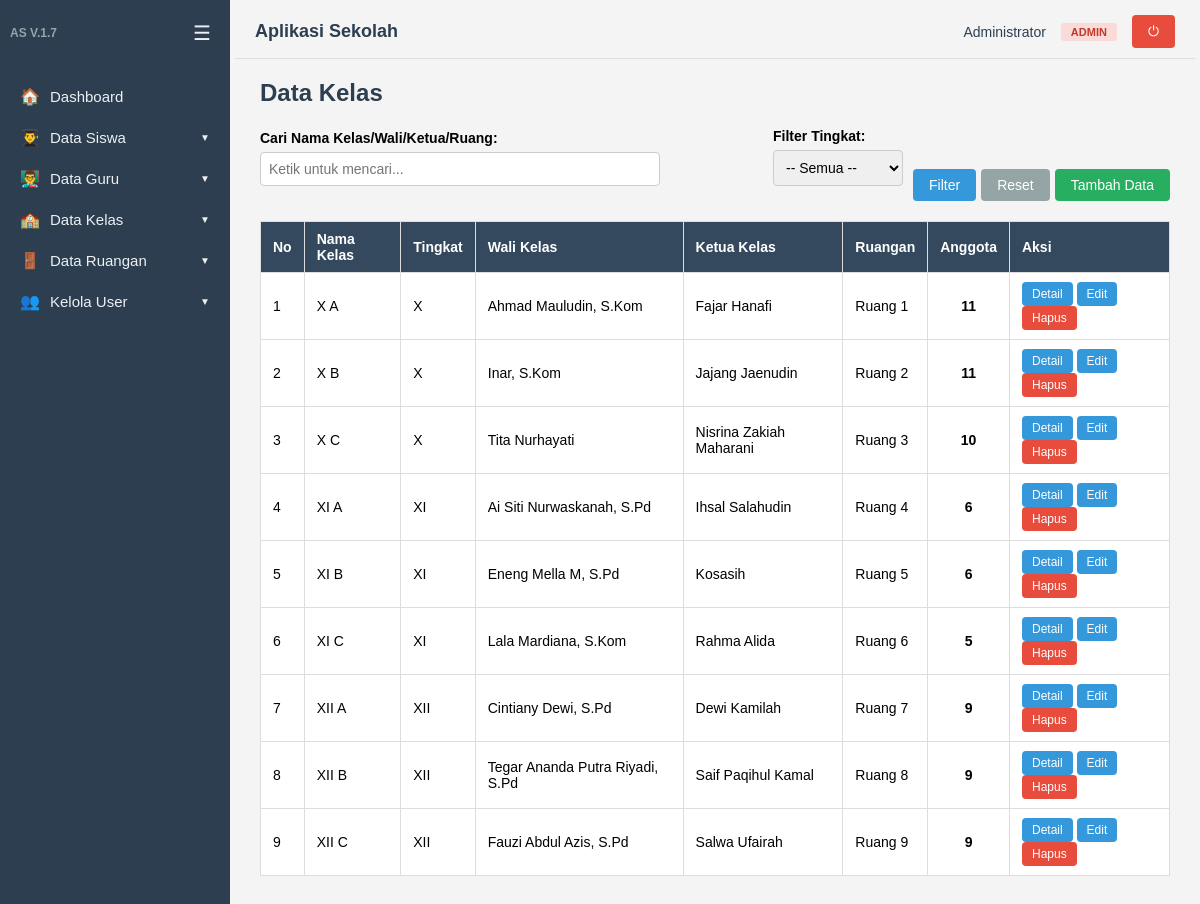
Page /kelas/tampil.php (signed in) on the committed database.
### tables this page shows
CREATE TABLE `datakelas` (
  `id_kelas` int(11) NOT NULL,
  `namakelas` varchar(100) NOT NULL,
  `tingkat` enum('X','XI','XII') NOT NULL,
  `tahunajaran` varchar(20) NOT NULL,
  `idguru` int(11) DEFAULT NULL,
  `idsiswa` int(11) DEFAULT NULL,
  `idruang` int(11) DEFAULT NULL
);

CREATE TABLE `dataguru` (
  `id` int(5) NOT NULL,
  `nama` varchar(50) NOT NULL,
  `nip` varchar(20) NOT NULL,
  `mapel` varchar(50) NOT NULL,
  `alamat` varchar(100) DEFAULT NULL,
  `foto` varchar(100) DEFAULT NULL
);

CREATE TABLE `datasiswa` (
  `id` int(5) NOT NULL,
  `nama` varchar(50) NOT NULL,
  `status` enum('aktif','tidak aktif') NOT NULL DEFAULT 'aktif',
  `tanggal_lahir` date NOT NULL,
  `alamat` varchar(100) NOT NULL,
  `foto` varchar(100) DEFAULT NULL,
  `id_kelas` int(11) DEFAULT NULL
);

CREATE TABLE `dataruang` (
  `id_ruang` int(11) NOT NULL,
  `nama_ruang` varchar(100) NOT NULL,
  `kapasitas` int(11) DEFAULT 0,
  `keterangan` text DEFAULT NULL,
  `foto` varchar(100) DEFAULT NULL
);

### auth.php (called while the page is built, shortened)
<?php
if (!function_exists('isLoggedIn')) {
    function isLoggedIn()
    {
        return isset($_SESSION['user_id']);
    }
}
if (!function_exists('hasRole')) {
    function hasRole($roles)
    {
        $userRole = $_SESSION['role'];
        if (is_array($roles)) {
            return in_array($userRole, $roles);
        }
        return $userRole === $roles;
    }
}

### kelas/tampil.php (the view, shortened to what this page needs)
<?php
include dirname(__DIR__) . '/auth.php';
$perPage = 10;
$page = isset($_GET['page']) ? max(1, (int)$_GET['page']) : 1;
$search = isset($_GET['search']) ? mysqli_real_escape_string($koneksi, $_GET['search']) : '';
$where = "WHERE 1=1";
$offset = ($page - 1) * $perPage;
$query = "SELECT k.*,
                 g.nama AS nama_guru,
                 s.nama AS nama_siswa,
                 r.nama_ruang,
                 (SELECT COUNT(*) FROM datasiswa WHERE id_kelas = k.id_kelas) AS anggota
          FROM datakelas k
          LEFT JOIN dataguru g ON k.idguru = g.id
          LEFT JOIN datasiswa s ON k.idsiswa = s.id
          LEFT JOIN dataruang r ON k.idruang = r.id_ruang
          $where
          ORDER BY k.tingkat, k.namakelas LIMIT $perPage OFFSET $offset";
$data = mysqli_query($koneksi, $query);
include dirname(__DIR__) . '/layout/header.php';
?>
<h2>Data Kelas</h2>
<form method="GET" style="margin-bottom: 20px; display: flex; gap: 10px; flex-wrap: wrap; align-items: end;">
    <div style="flex: 1; min-width: 200px;">
        <label>Cari Nama Kelas/Wali/Ketua/Ruang:</label><br>
        <input type="text" name="search" value="<?= htmlspecialchars($search) ?>" placeholder="Ketik untuk mencari...">
    </div>
    <div style="min-width: 130px;">
        <label>Filter Tingkat:</label><br>
        <select name="tingkat">
            <option value="">-- Semua --</option>
        </select>
    </div>
    <?php if (hasRole('admin')): ?>
    <div style="display: flex; flex-direction: column;">
        <div style="display: flex; gap: 5px;">
            <button class="btn" type="submit">Filter</button>
            <a class="btn" href="tampil.php" style="background:#95a5a6;">Reset</a>
            <a class="btn btn-success" href="index.php">Tambah Data</a>
        </div>
    </div>
    <?php endif; ?>
</form>
<table>
    <tr>
        <th>No</th>
        <th>Nama Kelas</th>
        <th>Tingkat</th>
        <th>Wali Kelas</th>
        <th>Ketua Kelas</th>
        <th>Ruangan</th>
        <th>Anggota</th>
        <th>Aksi</th>
    </tr>
    <?php
    $no = $offset + 1;
    if (mysqli_num_rows($data) === 0) : ?>
        <tr>
            <td colspan="8" style="text-align:center; padding:20px;">Tidak ada data</td>
        </tr>
    <?php else: ?>
        <?php while ($row = mysqli_fetch_assoc($data)) : ?>
            <tr>
                <td><?= $no++; ?></td>
                <td><?= htmlspecialchars($row['namakelas']) ?></td>
                <td><?= htmlspecialchars($row['tingkat']) ?></td>
                <td><?= htmlspecialchars($row['nama_guru'] ?? '-') ?></td>
                <td><?= htmlspecialchars($row['nama_siswa'] ?? '-') ?></td>
                <td><?= htmlspecialchars($row['nama_ruang'] ?? '-') ?></td>
                <td style="text-align:center; font-weight:bold;"><?= $row['anggota'] ?></td>
                <td>
                    <a class="btn" href="detail.php?id=<?= $row['id_kelas'] ?>" style="padding:5px 10px; font-size:12px;">Detail</a>
                    <?php if (hasRole('admin')): ?>
                    <a class="btn" href="edit.php?id=<?= $row['id_kelas'] ?>" style="padding:5px 10px; font-size:12px;">Edit</a>
                    <a class="btn btn-danger" href="hapus.php?id=<?= $row['id_kelas'] ?>" onclick="return confirm('Yakin ingin menghapus?')" style="padding:5px 10px; font-size:12px;">Hapus</a>
                    <?php endif; ?>
                </td>
            </tr>
        <?php endwhile; ?>
    <?php endif; ?>
</table>
<?php include dirname(__DIR__) . '/layout/footer.php'; ?>

### layout/header.php (style rules this page uses)
* { box-sizing: border-box; margin: 0; padding: 0; }
body { font-family: Arial, Helvetica, sans-serif; background: #f4f4f4; display: flex; min-height: 100vh; }
h2 { margin-bottom: 20px; color: #2c3e50; }
table { border-collapse: collapse; width: 100%; background: #fff; margin-bottom: 15px; }
table th, table td { border: 1px solid #ddd; padding: 9px 12px; text-align: left; font-size: 14px; }
table th { background: #34495e; color: #fff; }
label { font-weight: bold; font-size: 14px; }
input[type=text], input[type=date], input[type=number], input[type=file], select { padding: 8px; width: 100%; max-width: 400px; margin: 5px 0 15px; border: 1px solid #ccc; border-radius: 4px; font-size: 14px; }
.btn { display: inline-block; background: #3498db; color: #fff; border: 0; padding: 8px 16px; border-radius: 4px; cursor: pointer; text-decoration: none; font-size: 14px; }
.btn-danger { background: #e74c3c; }
.btn-success { background: #27ae60; }

### rows in the picture
datakelas: namakelas "X A", tingkat "X", idguru.nama "Ahmad Mauludin, S.Kom", idsiswa.nama "Fajar Hanafi", idruang.nama_ruang "Ruang 1", anggota "11"
datakelas: namakelas "X B", tingkat "X", idguru.nama "Inar, S.Kom", idsiswa.nama "Jajang Jaenudin", idruang.nama_ruang "Ruang 2", anggota "11"
datakelas: namakelas "X C", tingkat "X", idguru.nama "Tita Nurhayati", idsiswa.nama "Nisrina Zakiah Maharani", idruang.nama_ruang "Ruang 3", anggota "10"
datakelas: namakelas "XI A", tingkat "XI", idguru.nama "Ai Siti Nurwaskanah, S.Pd", idsiswa.nama "Ihsal Salahudin", idruang.nama_ruang "Ruang 4", anggota "6"
datakelas: namakelas "XI B", tingkat "XI", idguru.nama "Eneng Mella M, S.Pd", idsiswa.nama "Kosasih", idruang.nama_ruang "Ruang 5", anggota "6"
datakelas: namakelas "XI C", tingkat "XI", idguru.nama "Lala Mardiana, S.Kom", idsiswa.nama "Rahma Alida", idruang.nama_ruang "Ruang 6", anggota "5"
datakelas: namakelas "XII A", tingkat "XII", idguru.nama "Cintiany Dewi, S.Pd", idsiswa.nama "Dewi Kamilah", idruang.nama_ruang "Ruang 7", anggota "9"
datakelas: namakelas "XII B", tingkat "XII", idguru.nama "Tegar Ananda Putra Riyadi, S.Pd", idsiswa.nama "Saif Paqihul Kamal", idruang.nama_ruang "Ruang 8", anggota "9"
datakelas: namakelas "XII C", tingkat "XII", idguru.nama "Fauzi Abdul Azis, S.Pd", idsiswa.nama "Salwa Ufairah", idruang.nama_ruang "Ruang 9", anggota "9"

### other values in the picture
$item['icon'] "🏠"
$item['label'] "Dashboard"
$item['icon'] "👨‍🎓"
$item['label'] "Data Siswa"
$item['icon'] "👨‍🏫"
$item['label'] "Data Guru"
$item['icon'] "🏫"
$item['label'] "Data Kelas"
$item['icon'] "🚪"
$item['label'] "Data Ruangan"
$item['icon'] "👥"
$item['label'] "Kelola User"
$user['nama_lengkap'] "Administrator"
$roleLabels[$user['role']] "ADMIN"
